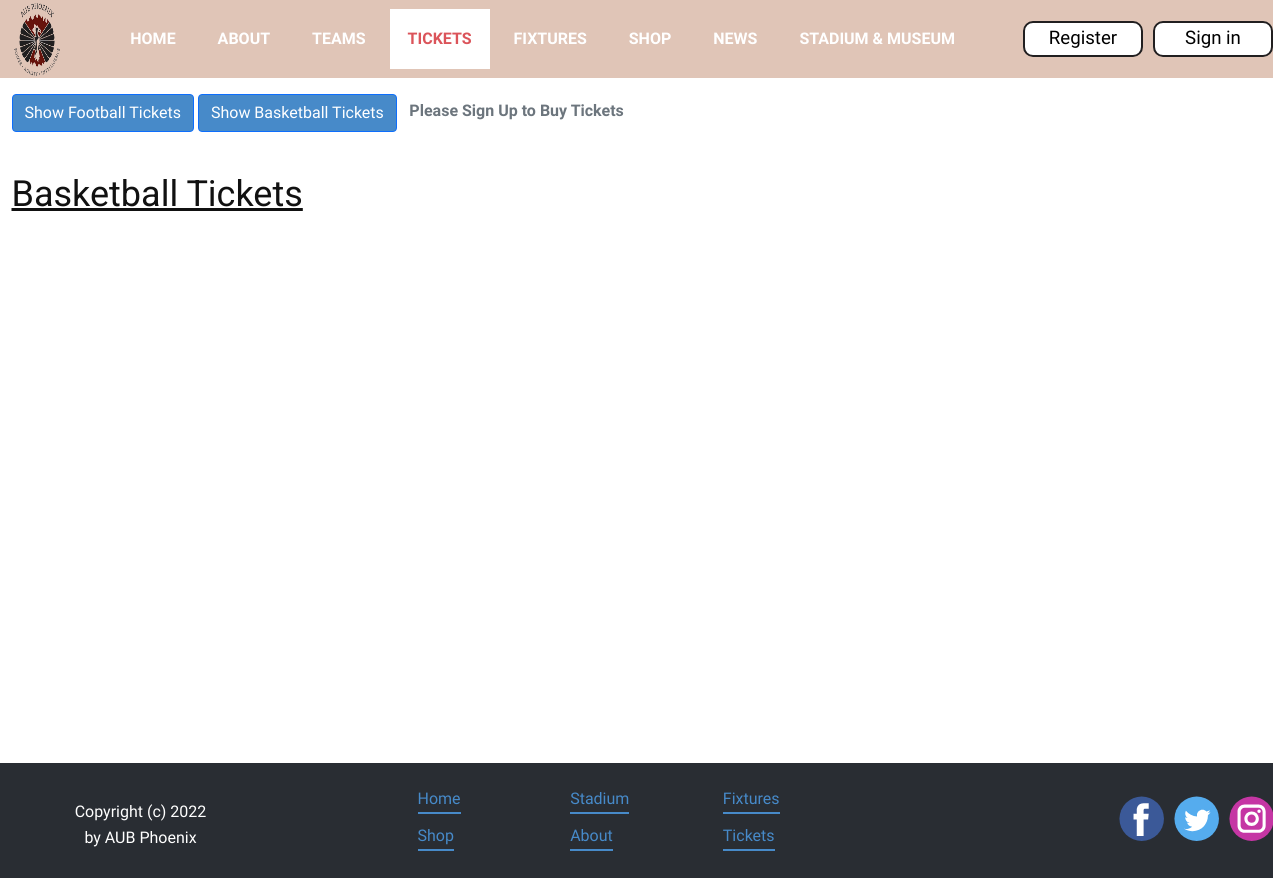
/Tickets.html, run on an earlier commit of the app's database.
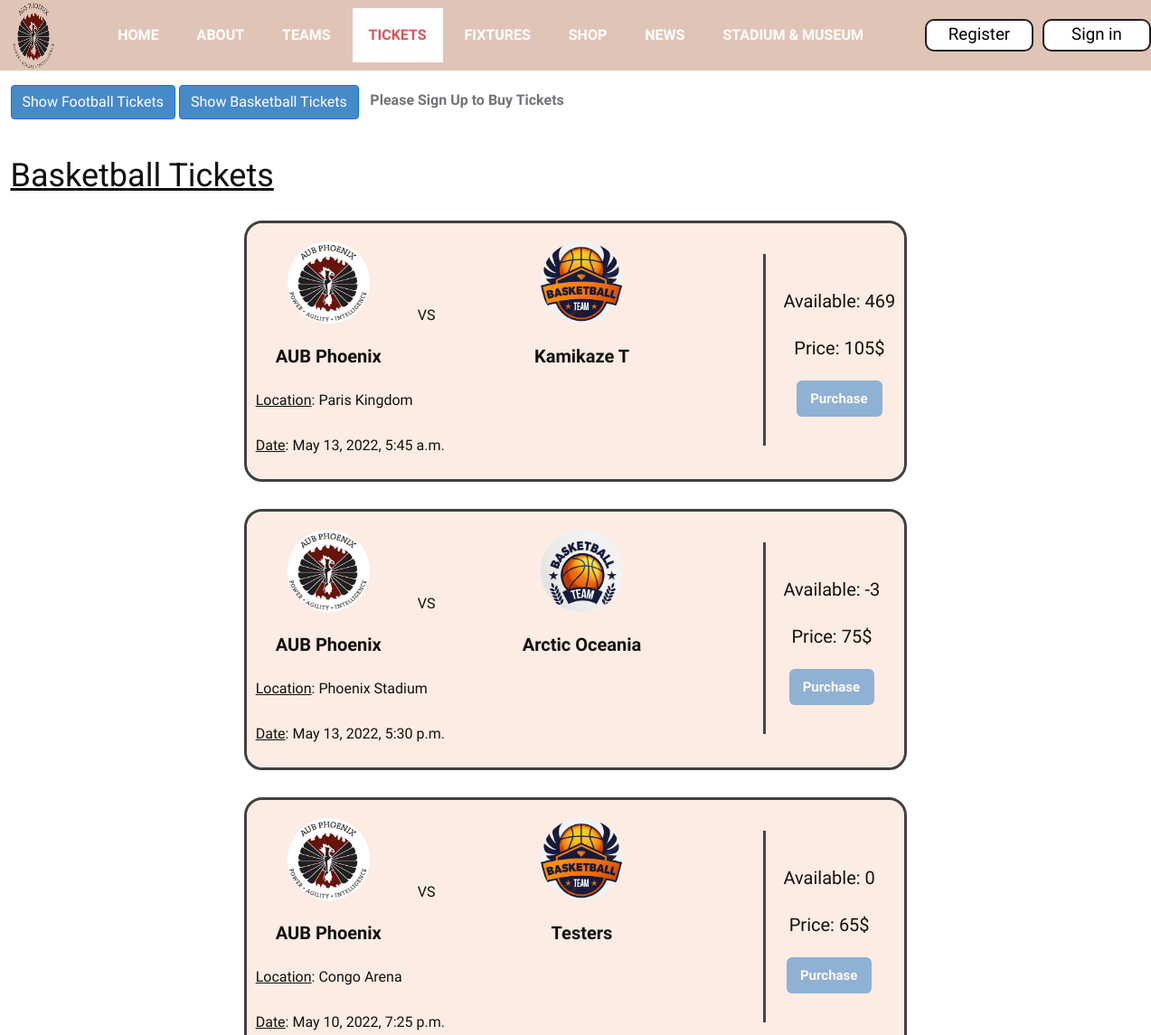
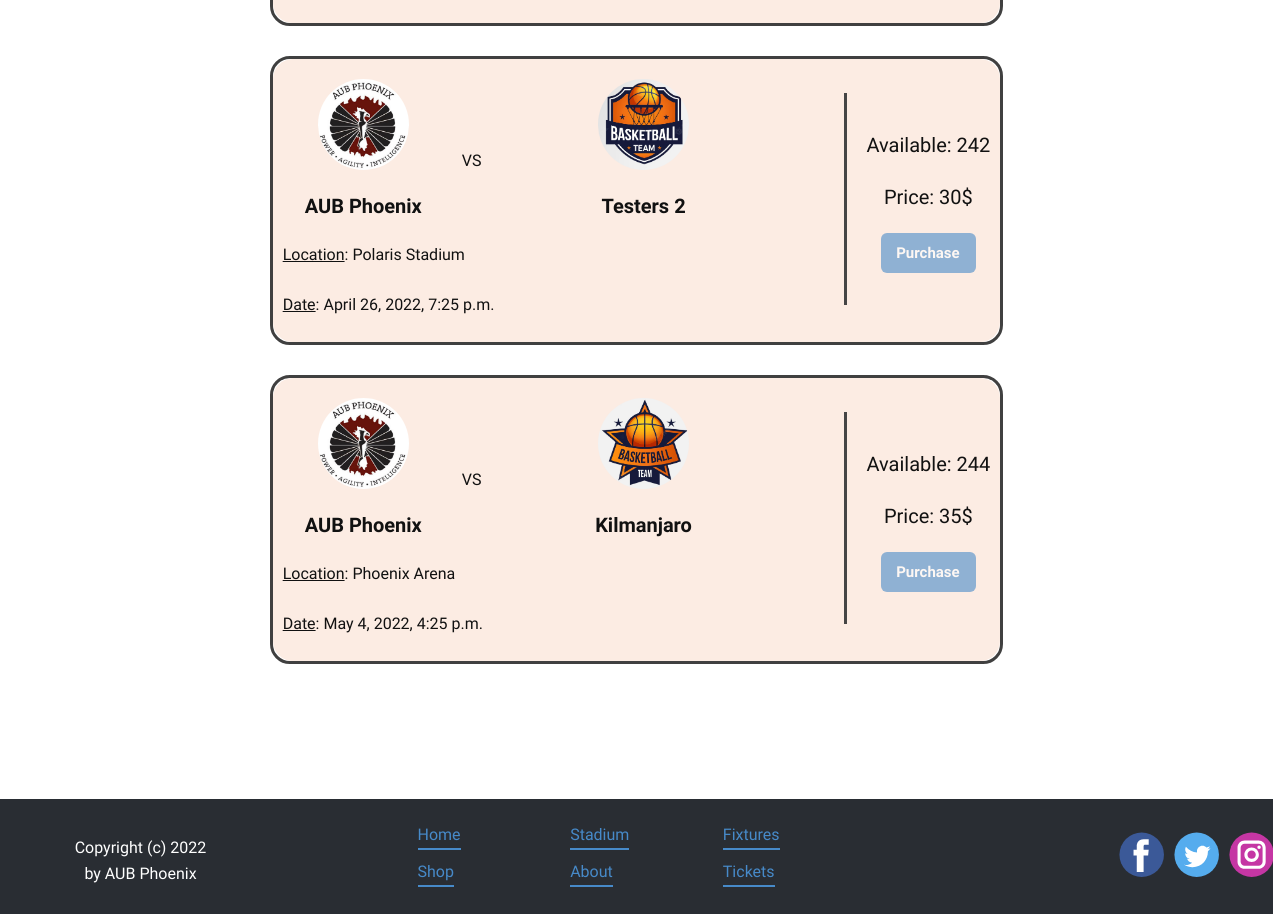
And on a later commit of the database (2 pictures, top to bottom).
### scms_app/models.py (models this page shows, shortened)
class Basketball_Ticket(models.Model):
    basketball_ticket_opponent = models.CharField(max_length=100)
    basketball_ticket_location = models.CharField(max_length=100)
    basketball_ticket_date = models.DateTimeField()
    basketball_ticket_price = models.IntegerField()
    basketball_ticket_count = models.IntegerField()
    basketball_ticket_image = models.ImageField(upload_to="static/scms_app/images")
    class Meta:
        verbose_name = "Basketball_Ticket"
        verbose_name_plural = "Basketball_Tickets"

### scms_app/views.py (the view, shortened to what this page needs)
# urls.py: path('Tickets.html', views.Tickets, name='Tickets'),
def Tickets(request):
	context={}
	if request.method == 'GET':
		ftickets = Football_Ticket.objects.all()
		btickets = Basketball_Ticket.objects.all()
		context["ftickets"] = ftickets
		context["btickets"] = btickets
		profiles = Profile.objects.all()
		context['profiles'] = profiles
		return render(request, 'Tickets.html', context)

### scms_app/templates/Tickets.html (shortened to what the changed rows need)
{% extends 'base.html' %}
{% load static %}
    {% block content %}
    <link rel="stylesheet" href="{% static 'scms_app/css/Tickets.css' %}" media="screen"/>
    <section class="u-clearfix u-section-1" id="sec-d7cb">
      <div class="u-align-left u-clearfix u-sheet u-sheet-1">
        <h2 id="football-header" class="u-text u-text-default u-text-1">Football Tickets</h2>
        <div id="basketball-id" class="u-list u-list-2">
          <div class="u-repeater u-repeater-2" style="align-self:center;">
            {% for bticket in btickets %}
            <div class="u-border-3 u-border-grey-75 u-container-style u-list-item u-radius-20 u-repeater-item u-shape-round">
              <div class="u-container-layout u-similar-container u-container-layout-1 div-ticket div-ticket-b">
              <div class="opponent-badge-p-b">
                <div class="opponent-badge-b">
                <div class="opponent-badge-name-b">
                  <img class="u-image u-image-circle u-image-1" src={% static 'scms_app/images/aub_phoenix.jpeg' %} alt="" data-image-width="1406" data-image-height="1395">
                  <p class="u-large-text u-text u-text-default u-text-variant u-text-4">AUB Phoenix</p>
                </div>
                <span style="align-self:center;"> VS </span>
                <div class="opponent-badge-name-b">
                  <img class="u-image u-image-circle u-image-1" src={{bticket.basketball_ticket_image}} alt="" data-image-width="1406" data-image-height="1395">
                  <p class="u-large-text u-text u-text-default u-text-variant u-text-4 opponent-name-2">{{bticket.basketball_ticket_opponent}}</p>
                </div>
                </div>
                <div class="opponent-b">
                <div class="opponent-b-last2">
                  <div class="opponent-p">
                    <p class=""><span style="text-decoration:underline;">Location</span>: {{bticket.basketball_ticket_location}}</p>
                  </div>
                  <div class="opponent-p">
                    <p class=""><span style="text-decoration:underline;">Date</span>: {{bticket.basketball_ticket_date}}</p>
                  </div>
                </div>
                </div>
              </div>
                <div class="u-border-3 u-border-grey-dark-1 u-line u-line-vertical u-line-2"></div>
                <div class="purchase-b">
                <div style="text-align: -webkit-center;">
                  <p class="u-large-text u-text u-text-default u-text-variant u-text-3">Available: {{bticket.basketball_ticket_count}}</p>
                  <p class="u-large-text u-text u-text-default u-text-variant u-text-7">Price: {{bticket.basketball_ticket_price}}$</p>
                </div>
                <div style="align-self: center;">
                  <form method="POST" action="buyBasketballTicket">
                    {% if "normaluser" in request.session %}
                      {% if bticket.basketball_ticket_count != 0 %}
                        <button type="submit" name="{{bticket.id}}" value="{{bticket.id}}" class="u-btn u-btn-round u-button-style u-hover-palette-1-light-1 u-palette-1-base u-radius-6 u-btn-1 purchase-btn">Purchase</button>
                      {% else %}
                        <button type="submit" name="{{bticket.id}}" value="{{bticket.id}}" class="u-btn u-btn-round u-button-style u-hover-palette-1-light-1 u-palette-1-base u-radius-6 u-btn-1 purchase-btn" disabled>Purchase</button>
                      {% endif %}
                    {% else %}
                      <button type="submit" name="{{bticket.id}}" value="{{bticket.id}}" class="u-btn u-btn-round u-button-style u-hover-palette-1-light-1 u-palette-1-base u-radius-6 u-btn-1 purchase-btn" disabled>Purchase</button>
                    {% endif %}
                  </form>
                </div>
                </div>
              </div>
            </div>
            {% endfor %}
        </div>
      </div>
    </section>
    {% endblock %}

What changed in the data, as far as the page shows it:
added Basketball_Ticket: basketball_ticket_image (picture), basketball_ticket_opponent "Kamikaze T", basketball_ticket_location "Paris Kingdom", basketball_ticket_date "May 13, 2022, 5:45 a.m.", basketball_ticket_count "469", basketball_ticket_price "105", {{ bticket.id }} 2 (drawn)
added Basketball_Ticket: basketball_ticket_image (picture), basketball_ticket_opponent "Arctic Oceania", basketball_ticket_location "Phoenix Stadium", basketball_ticket_date "May 13, 2022, 5:30 p.m.", basketball_ticket_count "-3", basketball_ticket_price "75", {{ bticket.id }} 3 (drawn)
added Basketball_Ticket: basketball_ticket_image (picture), basketball_ticket_opponent "Testers", basketball_ticket_location "Congo Arena", basketball_ticket_date "May 10, 2022, 7:25 p.m.", basketball_ticket_count "0", basketball_ticket_price "65", {{ bticket.id }} 4 (drawn)
added Basketball_Ticket: basketball_ticket_image (picture), basketball_ticket_opponent "Testers 2", basketball_ticket_location "Polaris Stadium", basketball_ticket_date "April 26, 2022, 7:25 p.m.", basketball_ticket_count "242", basketball_ticket_price "30", {{ bticket.id }} 5 (drawn)
added Basketball_Ticket: basketball_ticket_image (picture), basketball_ticket_opponent "Kilmanjaro", basketball_ticket_location "Phoenix Arena", basketball_ticket_date "May 4, 2022, 4:25 p.m.", basketball_ticket_count "244", basketball_ticket_price "35", {{ bticket.id }} 6 (drawn)
